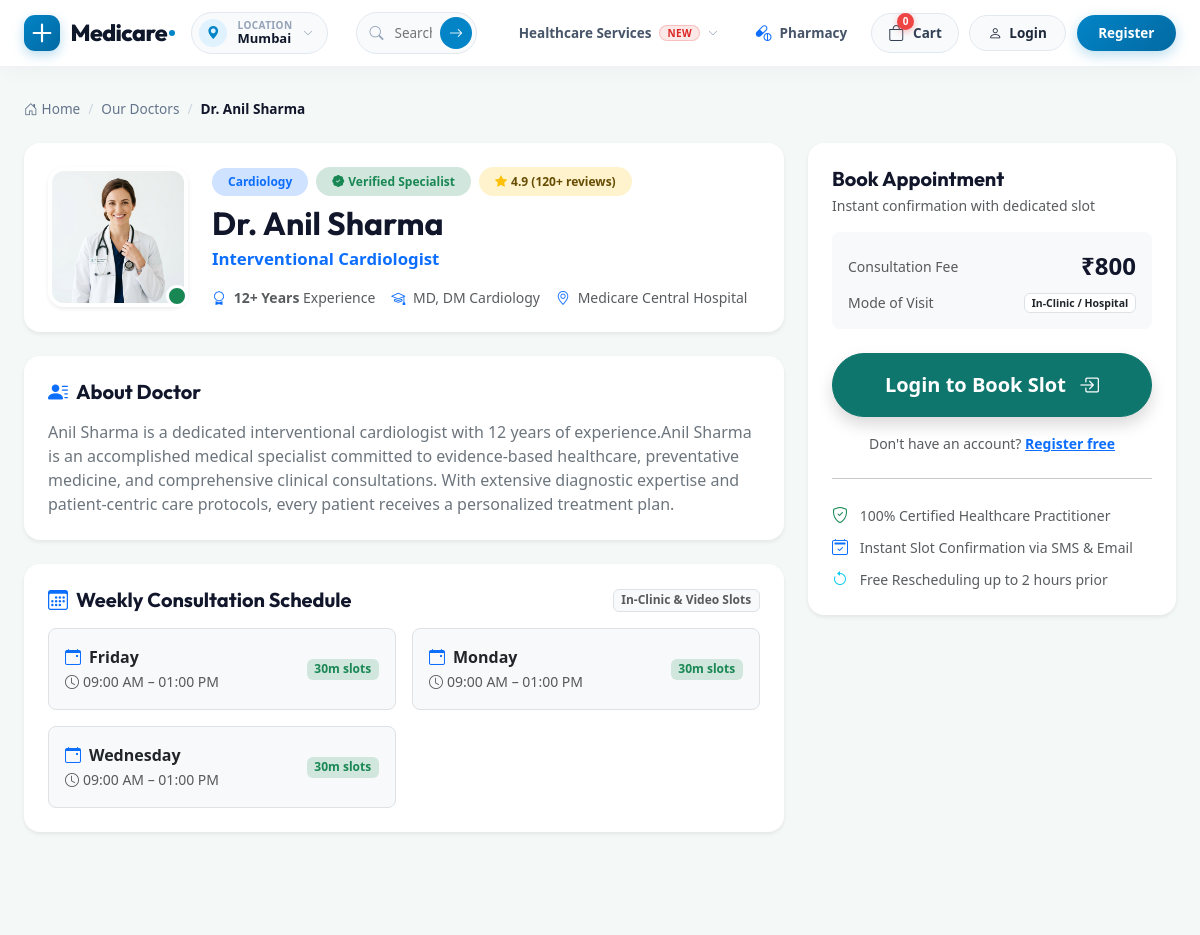
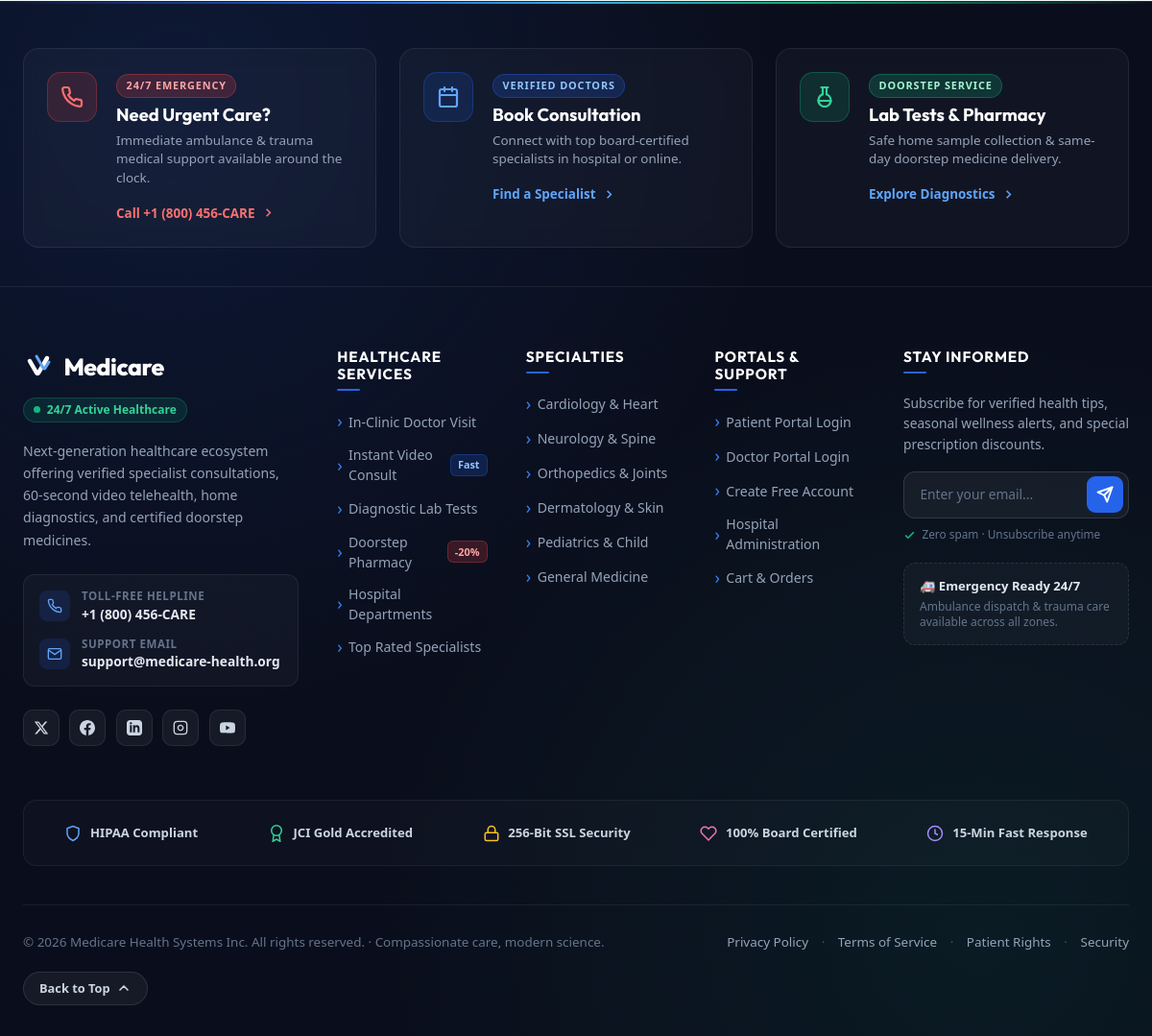
The page /doctors/1/ on the database its author committed (2 pictures, top to bottom).
### doctors/models.py (models this page shows, shortened)
class Doctor(models.Model):
    user = models.OneToOneField(settings.AUTH_USER_MODEL, on_delete=models.CASCADE, related_name='doctor_profile')
    department = models.ForeignKey(Department, on_delete=models.SET_NULL, null=True, related_name='doctors')
    specialization = models.CharField(max_length=150)
    qualification = models.CharField(max_length=255, blank=True)
    experience_years = models.PositiveIntegerField(default=0)
    consultation_fee = models.DecimalField(max_digits=8, decimal_places=2, default=0)
    bio = models.TextField(blank=True)
    is_active = models.BooleanField(default=True)
    class Meta:
        ordering = ['user__first_name']
    @property
    def get_photo_url(self):
        if hasattr(self, 'user') and self.user:
            return self.user.get_avatar_url()
        from django.templatetags.static import static
        return static('images/doc_1.jpg')

class DoctorAvailability(models.Model):
    doctor = models.ForeignKey(Doctor, on_delete=models.CASCADE, related_name='availabilities')
    day_of_week = models.CharField(max_length=3, choices=DAYS_OF_WEEK)
    start_time = models.TimeField()
    end_time = models.TimeField()
    slot_duration_minutes = models.PositiveIntegerField(default=30)
    class Meta:
        ordering = ['doctor', 'day_of_week', 'start_time']
        unique_together = ('doctor', 'day_of_week', 'start_time')

### accounts/models.py (models this page shows, shortened)
class User(AbstractUser):
    class Role(models.TextChoices):
        ADMIN = 'ADMIN', 'Admin'
        DOCTOR = 'DOCTOR', 'Doctor'
        PATIENT = 'PATIENT', 'Patient'
    role = models.CharField(max_length=10, choices=Role.choices, default=Role.PATIENT)
    phone = models.CharField(max_length=20, blank=True)
    address = models.CharField(max_length=255, blank=True)
    date_of_birth = models.DateField(null=True, blank=True)
    profile_picture = models.ImageField(upload_to='profile_pics/', null=True, blank=True)
    is_email_verified = models.BooleanField(default=True, help_text="Designates whether this user has verified their email.")
    def get_avatar_url(self):
        import os
        from django.conf import settings
        from django.templatetags.static import static
        static_map = {
            'drsharma': 'images/doc_1.jpg',
            'drkhan': 'images/doc_2.jpg',
            'drrao': 'images/doc_3.jpg',
            'drgupta': 'images/doc_4.jpg',
            'drpatel': 'images/doc_5.jpg',
            'drmehta': 'images/doc_6.jpg',
        }
        if self.username in static_map:
            return static(static_map[self.username])

### departments/models.py (models this page shows, shortened)
class Department(models.Model):
    name = models.CharField(max_length=100, unique=True)
    description = models.TextField(blank=True)
    icon = models.CharField(max_length=50, blank=True, help_text="Emoji or short icon label, e.g. 'heart'")
    is_active = models.BooleanField(default=True)
    class Meta:
        ordering = ['name']

### doctors/views.py (the view)
# urls.py: path('<int:pk>/', views.doctor_detail, name='detail'),
def doctor_detail(request, pk):
    doctor = get_object_or_404(Doctor, pk=pk, is_active=True)
    availabilities = doctor.availabilities.all().order_by('day_of_week', 'start_time')
    return render(request, 'doctors/doctor_detail.html', {
        'doctor': doctor,
        'availabilities': availabilities,
    })

### templates/doctors/doctor_detail.html (shortened to what this page needs)
{% extends 'base.html' %}
{% load static %}
{% block content %}
<section class="mc-doc-directory-page">
  <nav class="mc-breadcrumb" aria-label="breadcrumb">
    <a href="{% url 'core:home' %}"><i class="bi bi-house-door me-1"></i>Home</a>
    <span class="separator">/</span>
    <a href="{% url 'doctors:list' %}">Our Doctors</a>
    <span class="separator">/</span>
    <span class="current">Dr. {{ doctor.user.get_full_name }}</span>
  </nav>
  <div class="row g-4">
    <div class="col-lg-8">
      <div class="card border-0 rounded-4 shadow-sm p-4 mb-4">
        <div class="d-flex flex-column flex-md-row align-items-center align-items-md-start gap-4">
          <div class="position-relative flex-shrink-0">
            <img
              src="{{ doctor.get_photo_url }}"
              alt="Dr. {{ doctor.user.get_full_name }}"
              class="rounded-4 object-fit-cover shadow-sm"
              style="width: 140px; height: 140px; border: 4px solid #ffffff;"
              onerror="this.onerror=null; this.src='{% static 'images/doc_1.jpg' %}';"
            >
            <span class="position-absolute bottom-0 end-0 bg-success border border-3 border-white rounded-circle p-2" title="Available for appointments"></span>
          </div>
          <div class="flex-grow-1 text-center text-md-start">
            <div class="d-flex flex-wrap justify-content-center justify-content-md-start align-items-center gap-2 mb-2">
              <span class="badge bg-primary-subtle text-primary fw-semibold px-3 py-2 rounded-pill">
                {{ doctor.department.name }}
              </span>
              <span class="badge bg-success-subtle text-success fw-semibold px-3 py-2 rounded-pill">
                <i class="bi bi-patch-check-fill me-1"></i>Verified Specialist
              </span>
              <span class="badge bg-warning-subtle text-warning-emphasis fw-semibold px-3 py-2 rounded-pill">
                <i class="bi bi-star-fill text-warning me-1"></i>4.9 (120+ reviews)
              </span>
            </div>
            <h2 class="fw-bold mb-1" style="font-family: var(--mc-font-display); color: var(--mc-navy);">
              Dr. {{ doctor.user.get_full_name }}
            </h2>
            <p class="text-primary fw-semibold mb-2" style="font-size: 1.05rem;">
              {{ doctor.specialization }}
            </p>
            <div class="d-flex flex-wrap justify-content-center justify-content-md-start gap-3 text-muted small mt-3">
              <div>
                <i class="bi bi-award text-primary me-1"></i>
                <strong>{{ doctor.experience_years }}+ Years</strong> Experience
              </div>
              <div>
                <i class="bi bi-mortarboard text-primary me-1"></i>
                {{ doctor.qualification|default:"MBBS, Specialist MD" }}
              </div>
              <div>
                <i class="bi bi-geo-alt text-primary me-1"></i>
                Medicare Central Hospital
              </div>
            </div>
          </div>
        </div>
      </div>
      <div class="card border-0 rounded-4 shadow-sm p-4 mb-4">
        <h5 class="fw-bold mb-3" style="font-family: var(--mc-font-display); color: var(--mc-navy);">
          <i class="bi bi-person-lines-fill text-primary me-2"></i>About Doctor
        </h5>
        <p class="text-secondary leading-relaxed mb-0">
          {{ doctor.bio|default:"Dr. "|add:doctor.user.get_full_name|add:" is an accomplished medical specialist committed to evidence-based healthcare, preventative medicine, and comprehensive clinical consultations. With extensive diagnostic expertise and patient-centric care protocols, every patient receives a personalized treatment plan." }}
        </p>
      </div>
      <div class="card border-0 rounded-4 shadow-sm p-4 mb-4">
        <div class="d-flex justify-content-between align-items-center mb-3">
          <h5 class="fw-bold mb-0" style="font-family: var(--mc-font-display); color: var(--mc-navy);">
            <i class="bi bi-calendar3 text-primary me-2"></i>Weekly Consultation Schedule
          </h5>
          <span class="badge bg-light text-muted border">In-Clinic & Video Slots</span>
        </div>
        {% if availabilities %}
          <div class="row g-3">
            {% for slot in availabilities %}
              <div class="col-md-6">
                <div class="p-3 rounded-3 bg-light border d-flex justify-content-between align-items-center">
                  <div>
                    <span class="fw-bold text-dark d-block">
                      <i class="bi bi-calendar-event me-2 text-primary"></i>{{ slot.get_day_of_week_display }}
                    </span>
                    <small class="text-muted">
                      <i class="bi bi-clock me-1"></i>{{ slot.start_time|time:"h:i A" }} – {{ slot.end_time|time:"h:i A" }}
                    </small>
                  </div>
                  <span class="badge bg-success-subtle text-success">
                    {{ slot.slot_duration_minutes }}m slots
                  </span>
                </div>
              </div>
            {% endfor %}
          </div>
        {% else %}
          <div class="text-center py-4 text-muted">
            <i class="bi bi-calendar-x fs-1 d-block mb-2 text-secondary"></i>
            Weekly schedule is currently being updated. Please call reception or proceed to book next available slot.
          </div>
        {% endif %}
      </div>
    </div>
    <div class="col-lg-4">
      <div class="card border-0 rounded-4 shadow-sm p-4 sticky-top" style="top: 90px;">
        <h5 class="fw-bold mb-1" style="font-family: var(--mc-font-display); color: var(--mc-navy);">
          Book Appointment
        </h5>
        <p class="text-muted small mb-3">Instant confirmation with dedicated slot</p>
        <div class="p-3 bg-light rounded-3 mb-4">
          <div class="d-flex justify-content-between align-items-center mb-2">
            <span class="text-muted small">Consultation Fee</span>
            <span class="fw-bold fs-4" style="color: var(--mc-navy);">₹{{ doctor.consultation_fee|floatformat:0 }}</span>
          </div>
          <div class="d-flex justify-content-between align-items-center text-muted small">
            <span>Mode of Visit</span>
            <span class="badge bg-white text-dark border">In-Clinic / Hospital</span>
          </div>
        </div>
        {% if user.is_authenticated and user.is_patient_role %}
          <a href="{% url 'appointments:book' doctor.pk %}" class="btn btn-primary btn-lg rounded-pill w-100 py-3 fw-bold mb-3 shadow">
            <span>Select Date & Time</span>
            <i class="bi bi-arrow-right ms-2"></i>
          </a>
        {% elif user.is_authenticated %}
          <div class="alert alert-warning rounded-3 small text-center mb-3">
            <i class="bi bi-info-circle me-1"></i>You are logged in as a {{ user.get_role_display }}. Only patient accounts can book appointments.
          </div>
        {% else %}
          <a href="{% url 'accounts:login' %}?next={% url 'doctors:detail' doctor.pk %}" class="btn btn-primary btn-lg rounded-pill w-100 py-3 fw-bold mb-3 shadow">
            <span>Login to Book Slot</span>
            <i class="bi bi-box-arrow-in-right ms-2"></i>
          </a>
          <p class="text-center small text-muted mb-0">
            Don't have an account? <a href="{% url 'accounts:register' %}" class="fw-bold text-primary">Register free</a>
          </p>
        {% endif %}
        <hr class="my-4">
        <div class="d-flex flex-column gap-2 small text-muted">
          <div>
            <i class="bi bi-shield-check text-success me-2 fs-6"></i>
            100% Certified Healthcare Practitioner
          </div>
          <div>
            <i class="bi bi-calendar2-check text-primary me-2 fs-6"></i>
            Instant Slot Confirmation via SMS & Email
          </div>
          <div>
            <i class="bi bi-arrow-counterclockwise text-info me-2 fs-6"></i>
            Free Rescheduling up to 2 hours prior
          </div>
        </div>
      </div>
    </div>
  </div>
</section>
{% endblock %}

### static/css/medicare.css (style rules this page uses)
:root { --mc-font-display: 'Outfit', -apple-system, BlinkMacSystemFont, sans-serif; --mc-font-sans: 'Plus Jakarta Sans', -apple-system, BlinkMacSystemFont, sans-serif; --mc-navy: #11162b; --mc-navy-dark: #0c1020; --mc-navy-card: #161c33; --mc-navy-light: #232b4b; --mc-text-dark: #121829; --mc-text-muted: #64748b; --mc-pastel-yellow: #fcf198; --mc-pastel-mint: #c5f3d8; --mc-pastel-pink: #f4d0e2; --mc-pastel-blue: #b8d6fc; --mc-lab-peach: #feeae0; --mc-lab-mint: #e1f9ee; --mc-lab-yellow: #fff6d8; --mc-peach-btn: #f1c3be; --mc-lime: #ebff38; --mc-blue-accent: #2563eb; --mc-orange: #ff7a59; }
html { overflow-x: hidden; }
body { font-family: var(--mc-font-sans); color: var(--mc-text-dark); background-color: #ffffff; overflow-x: hidden; margin: 0; padding: 0; }
.mc-doc-directory-page { max-width: 1400px; margin: 0 auto; padding: 2rem 1.5rem 5rem; }
.mc-breadcrumb { display: flex; align-items: center; gap: 0.5rem; font-size: 0.85rem; color: #64748b; margin-bottom: 1.5rem; }
.mc-breadcrumb a { color: #64748b; text-decoration: none; transition: color 0.2s; }
.mc-breadcrumb .separator { color: #cbd5e1; }
.mc-breadcrumb .current { color: var(--mc-navy); font-weight: 600; }

### static/css/style.css (style rules this page uses)
:root { --primary: #0f766e; --primary-dark: #0b5a54; --accent: #2563eb; --bg-soft: #f4f8f7; --text-dark: #16302d; }
body { background-color: var(--bg-soft); font-family: 'Segoe UI', Roboto, -apple-system, sans-serif; color: var(--text-dark); }
.btn-primary { background-color: var(--primary); border-color: var(--primary); }

### rows shown on the page
Doctor: user.get_full_name "Anil Sharma", department.name "Cardiology", specialization "Interventional Cardiologist", experience_years "12", qualification "MD, DM Cardiology", bio|add "Anil Sharma is a dedicated interventional cardiologist with 12 years of experience.Anil Sharma is an accomplished medical specialist committed to evidence-based healthcare, preventative medicine, and comprehensive clinical consultations. With extensive diagnostic expertise and patient-centric care protocols, every patient receives a personalized treatment plan.", consultation_fee "800"
DoctorAvailability: day_of_week "Friday", start_time "09:00 AM", end_time "01:00 PM", slot_duration_minutes "30"
DoctorAvailability: day_of_week "Monday", start_time "09:00 AM", end_time "01:00 PM", slot_duration_minutes "30"
DoctorAvailability: day_of_week "Wednesday", start_time "09:00 AM", end_time "01:00 PM", slot_duration_minutes "30"
